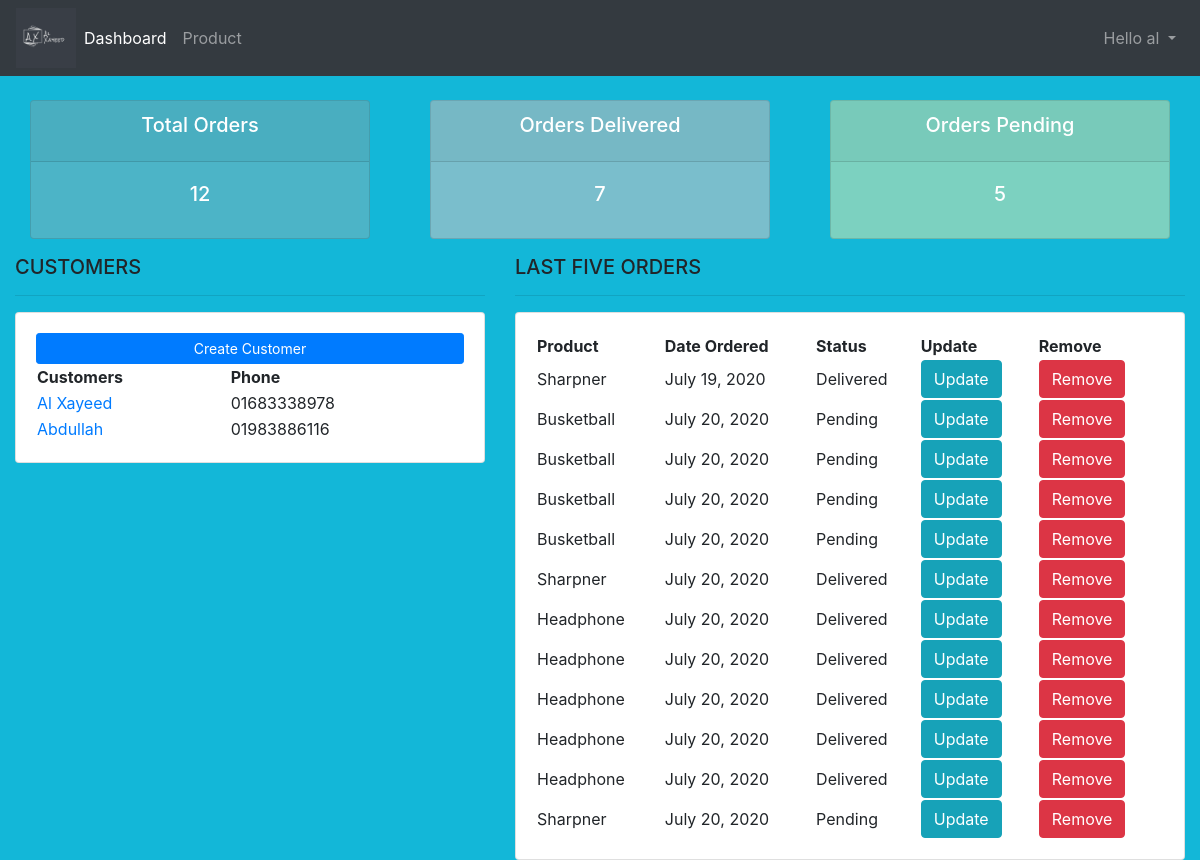
The app's page / (signed in), older data.
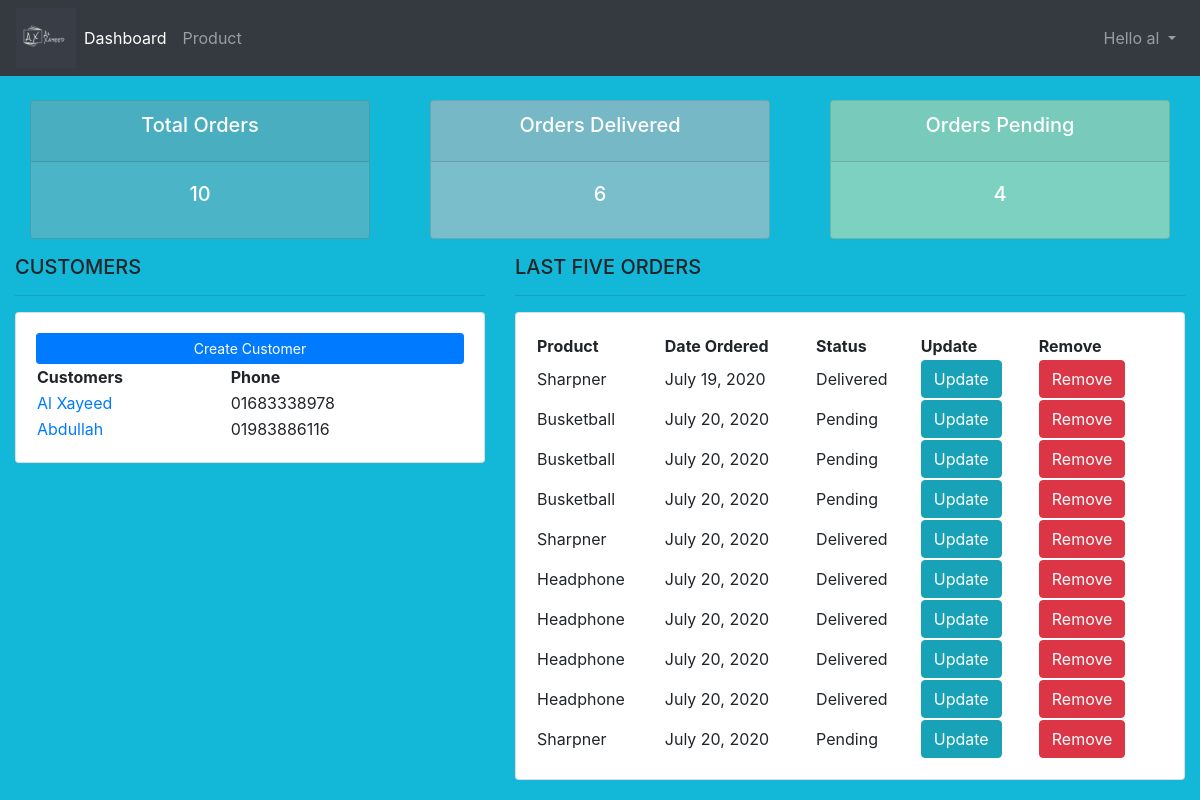
The same page, newer data.
### accounts/models.py (models this page shows, shortened)
class Customer(models.Model):
    name = models.CharField(max_length=200, null=True)
    phone = models.CharField(max_length=15, null=True)
    email = models.CharField(max_length=50, null=True)
    date_joined = models.DateTimeField(auto_now_add=True, null=True)

class Order(models.Model):
    STATUS = (
        ('Pending', 'Pending'),
        ('Out of Stock', 'Stock Out'),
        ('Delivered', 'Delivered'),
    )
    customer = models.ForeignKey(Customer,null=True, on_delete=models.CASCADE) #Order will be deleted if the customer is deleted
    product = models.ForeignKey(Product, null=True,on_delete=models.SET_NULL) #if the Product is deleted,order will remain same with a null value for product
    date_ordered = models.DateTimeField(auto_now_add=True, null=True)
    status = models.CharField(max_length=50, null=True, choices=STATUS)
    note = models.CharField(max_length=500, null=True)

class Product(models.Model):
    CATAGORY = (
        ('Indoor', 'Indoor'),
        ('Outdoor', 'Out door')
    )
    name = models.CharField(max_length=100, null=True)
    price = models.FloatField(null=True)
    catagory = models.CharField(max_length=100, choices=CATAGORY, null=True)
    description = models.CharField(max_length=200, null=True)
    date_created = models.DateTimeField(auto_now_add=True)
    tags = models.ManyToManyField(Tag)
    def __str__(self):
        return self.name

### accounts/views.py (the view)
# urls.py: path('', home, name='home'),
@login_required(login_url='login')
def home(request):
    orders = Order.objects.all()
    customers = Customer.objects.all()
    total_customers = customers.count()
    total_orders = orders.count()
    delivered = orders.filter(status='Delivered').count()
    pending = orders.filter(status='Pending').count()
    context = {'orders': orders, 'customers': customers, 'total_orders': total_orders , 'delivered': delivered, 'pending' : pending}
    return render(request, 'accounts/index.html', context)

### accounts/templates/accounts/index.html (shortened to what this page needs)
{% extends 'accounts/base.html' %}
{% block content %}
{% include 'accounts/status.html' %}
<div class="row">
    <div class="col-md-5">
        <h5>CUSTOMERS</h5>
        <hr>
        <div class="card card-body">
            <a class="btn btn-primary btn-sm btn-block" href="">Create Customer</a>
            <table table table-sm>
                <tr>
                    <th>Customers</th>
                    <th>Phone</th>
                </tr>
                {% for i in customers %}
                <tr>
                    <td><a style="text-decoration: none;" href="{% url 'customer' i.id %}">{{ i.name }}</a></td>
                    <td>{{ i.phone }}</td>
                </tr>
                {% endfor %}
            </table>
        </div>
    </div>
    <div class="col-md-7">
        <h5>LAST FIVE ORDERS</h5>
        <hr>
        <div class="card card-body">
            <table table table-sm>
                <tr>
                    <th>Product</th>
                    <th>Date Ordered</th>
                    <th>Status</th>
                    <th>Update</th>
                    <th>Remove</th>
                </tr>
                {% for i in orders %}
                <tr>
                    <td>{{ i.product }}</td>
                    <td>{{ i.date_ordered.date }}</td>
                    <td>{{ i.status }}</td>
                    <td><a class="btn btn-info" href="{% url 'update_order' i.id%}"> Update</td>
                    <td><a class="btn btn-danger" href="{% url 'delete_order' i.id %}"> Remove</td>
                </tr>
                {% endfor %}
            </table>
        </div>
    </div>
</div>
{% endblock %}

Row changes from the older to the newer data that the page shows:
removed Order: product "Busketball", date_ordered "July 20, 2020", status "Pending"
removed Order: product "Headphone", date_ordered "July 20, 2020", status "Delivered"
Text that changed along with them:
{{ total_orders }}: "12" → "10"
{{ delivered }}: "7" → "6"
{{ pending }}: "5" → "4"
